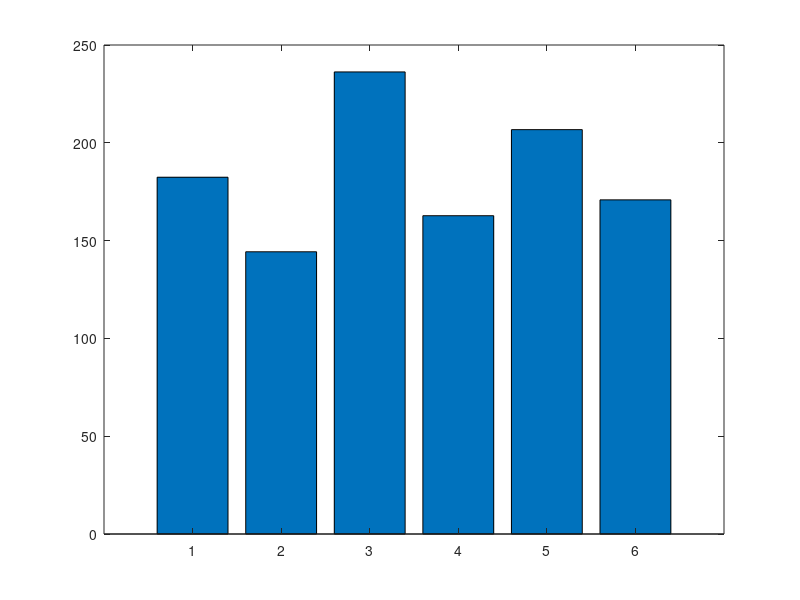

Write the MATLAB code that produced this figure.
% Data with fresh RBCs from subjects (only cubes 2 and 3 used)

s1_c2_ch1 = [195.14 157.79 135.00 134.83 169.03];
s1_c2_ch2 = [63.46 186.41 106.46 80.15 168.37];
s1_c3_ch1 = [173.64 245.56 197.64 130.62 164.54];
s1_c3_ch2 = [131.58 264.19 118.82 156.11 88.11];

s2_c2_ch1 = [144.78 151.90 95.62 88.83 101.82];
s2_c2_ch2 = [102.24 99.36 115.17 122.25 141.14];
s2_c3_ch1 = [156.75 113.67 160.50 141.59 148.94];
s2_c3_ch2 = [352.63 109.19 106.63 91.19 80.60];

s3_c2_ch1 = [147.37 108.50 98.77 121.09 105.65];
s3_c2_ch2 = [138.00 101.94 127.94 130.26 125.20];
s3_c3_ch1 = [182.14 150.01 114.08 498.70];
s3_c3_ch2 = [67.98 122.17 87.73 83.79 110.49];

s4_c2_ch1 = [87.65 105.62 100.60 105.80];
s4_c2_ch2 = [113.60 105.34 106.17 129.24];
s4_c3_ch1 = [116.37 146.32 285.29 130.76 134.90];
s4_c3_ch2 = [112.38 336.96 120.46 107.20 90.29];

s5_c2_ch1 = [234.44 124.31 149.78 143.28];
s5_c2_ch2 = [127.07 114.93 127.44 111.88 106.59];
s5_c3_ch1 = [223.89 155.64 187.38 261.38 205.37];
s5_c3_ch2 = [101.82 122.72 112.87 119.36 84.00];

s6_c2_ch1 = [104.24 167.12 231.33 109.40 221.34];
s6_c2_ch2 = [91.40 79.78 70.02 76.82 134.23];
s6_c3_ch1 = [202.77 185.62 173.07 156.31 136.40];
s6_c3_ch2 = [80.26 82.64 111.19 117.09 99.28];

averages = [mean(s1_c3_ch1) mean(s2_c3_ch1) mean(s3_c3_ch1) mean(s4_c3_ch1) mean(s5_c3_ch1) mean(s6_c3_ch1)];

figure, bar(averages)   
subjects = averages;